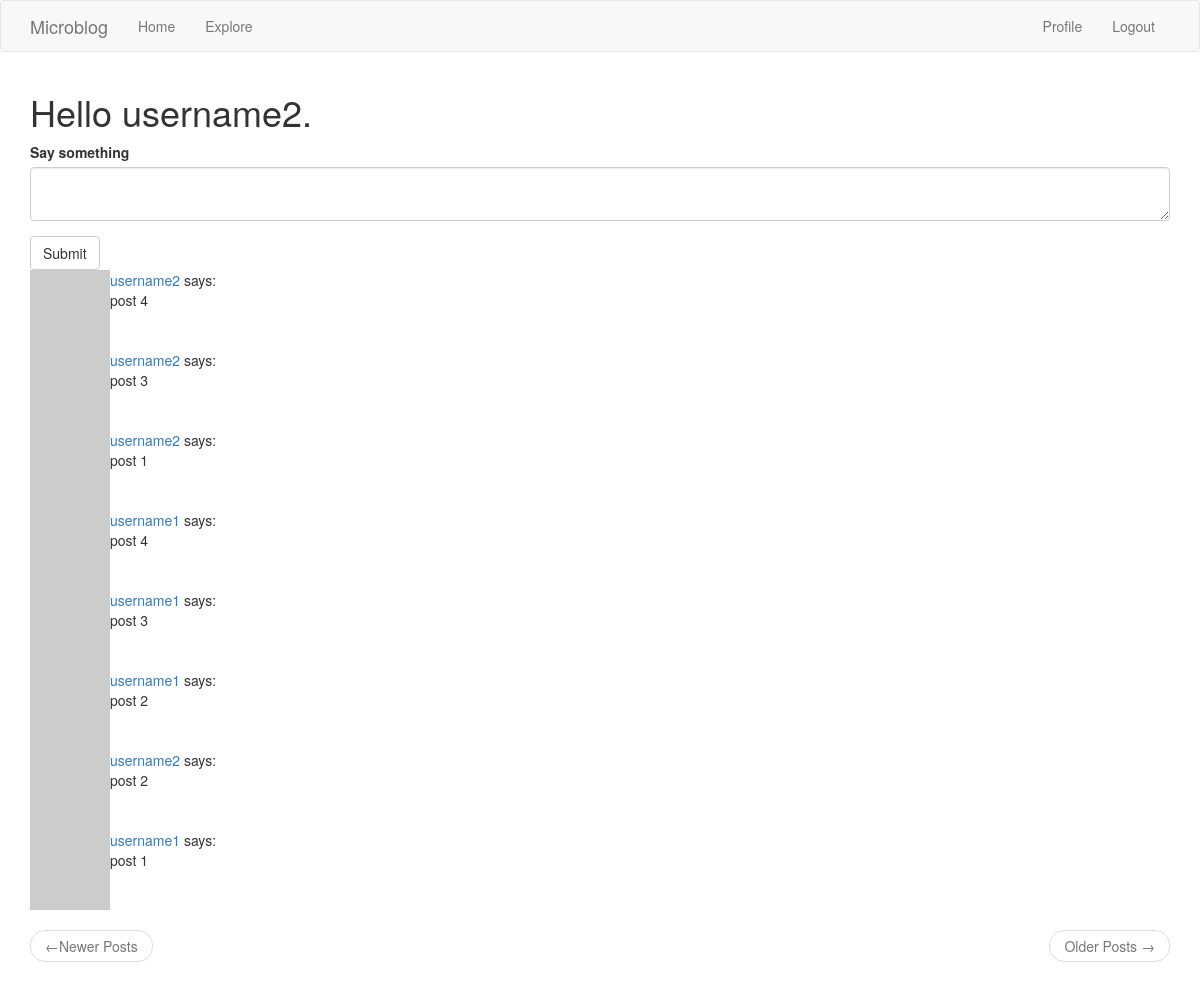
The page /index (signed in) on the database its author committed.
### app/models.py (models this page shows, shortened)
class User(UserMixin, db.Model):
    id = db.Column(db.Integer, primary_key=True)
    username = db.Column(db.String(64), index=True, unique=True)
    email = db.Column(db.String(120), index=True, unique=True)
    password_hash = db.Column(db.String(128))
    about_me = db.Column(db.String(140))
    last_seen = db.Column(db.DateTime, default=datetime.utcnow)
    posts = db.relationship('Post', backref='author', lazy='dynamic')
    followed = db.relationship('User',
        secondary=followers,    # configures the association table that is used
        primaryjoin=(followers.c.follower_id == id),    # indicates the condition that links this to association table
        secondaryjoin=(followers.c.followed_id == id),  # indicates the condition that links other to association table
        backref=db.backref('followers', lazy='dynamic'),    # defines how the relationship will be accessed from this
        lazy='dynamic')
    def followed_posts(self):
        followed = Post.query \
            .join(followers, (followers.c.followed_id == Post.user_id)) \
            .filter(followers.c.follower_id == self.id)
        own = Post.query.filter_by(user_id=self.id)
        return followed.union(own).order_by(Post.timestamp.desc())
    def avatar(self, size):
        digest = md5(self.email.lower().encode('utf-8')).hexdigest()
        return 'https://www.gravatar.com/avatar/{}?d=identicon&s={}'.format(digest, size)

class Post(db.Model):
    id = db.Column(db.Integer, primary_key=True)
    body = db.Column(db.String(140))
    timestamp = db.Column(db.DateTime, index=True, default=datetime.utcnow)
    user_id = db.Column(db.Integer, db.ForeignKey('user.id'))

### app/routes.py (the view)
@application.route('/', methods=['GET', 'POST'])
@application.route('/index', methods=['GET', 'POST'])
@login_required    # requires user to be logged in, redirects otherwise
def index():
    form = PostForm()
    if form.validate_on_submit():
        post = Post(body=form.post.data, author=current_user)
        db.session.add(post)
        db.session.commit()
        flash('Your post is now live.')
        return redirect(url_for('index'))
    page = request.args.get('page', 1, type=int)
    posts = current_user.followed_posts().paginate(
        page, application.config['POSTS_PER_PAGE'], False)
    next_url = url_for('index', page=posts.next_num) if posts.has_next else None
    prev_url = url_for('index', page=posts.prev_num) if posts.has_prev else None
    return render_template('index.html', title='Home', form=form, posts=posts.items, next_url=next_url, prev_url=prev_url)

### app/forms.py
class PostForm(FlaskForm):
    post = TextAreaField('Say something', validators=[DataRequired(), Length(min=1, max=140)])
    submit = SubmitField('Submit')

### app/models.py (called while the page is built)
@login.user_loader
def load_user(id):
    return User.query.get(int(id))

### app/routes.py (called while the page is built)
@application.before_request     # to be executed right before the view function
def before_request():
    if current_user.is_authenticated:
        current_user.last_seen = datetime.utcnow()  # current_user identified from loader in models.py
        db.session.commit()

### app/templates/index.html
{% extends "base.html" %}
{% import "bootstrap/wtf.html" as wtf %}
{% block app_content %}
    <h1>Hello {{ current_user.username }}.</h1>
    {% if form %}
    {{ wtf.quick_form(form) }}
    {% endif %}
    {% for post in posts %}
        {% include '_post.html' %}
    {% endfor %}
    <nav aria-label="...">
        <ul class="pager">
            <li class="previous{% if not prev_url %} disabled{% endif %}">
                <a href="{{ prev_url or '#' }}">
                    <span aria-hidden="true">&larr;</span>Newer Posts
                </a>
            </li>
            <li class="next{% if not next_url %} disabled {% endif %}">
                <a href="{{ next_url or '#' }}">
                    Older Posts <span aria-hidden="true">&rarr;</span>
                </a>
            </li>
        </ul>
    </nav>
{% endblock %}

### app/templates/_post.html
<table>
    <tr valign="top">
        <td><img src="{{ post.author.avatar(36) }}" alt="Post Author Avatar"></td>
        <td>
            <a href="{{ url_for('user', username=post.author.username) }}">{{ post.author.username }}</a>
            says:<br>{{ post.body }}
        </td>
    </tr>
</table>

### rows shown on the page
User: username "username2"
Post: author.username "username2", body "post 4"
Post: author.username "username2", body "post 3"
Post: author.username "username2", body "post 1"
Post: author.username "username1", body "post 4"
Post: author.username "username1", body "post 3"
Post: author.username "username1", body "post 2"
Post: author.username "username2", body "post 2"
Post: author.username "username1", body "post 1"
